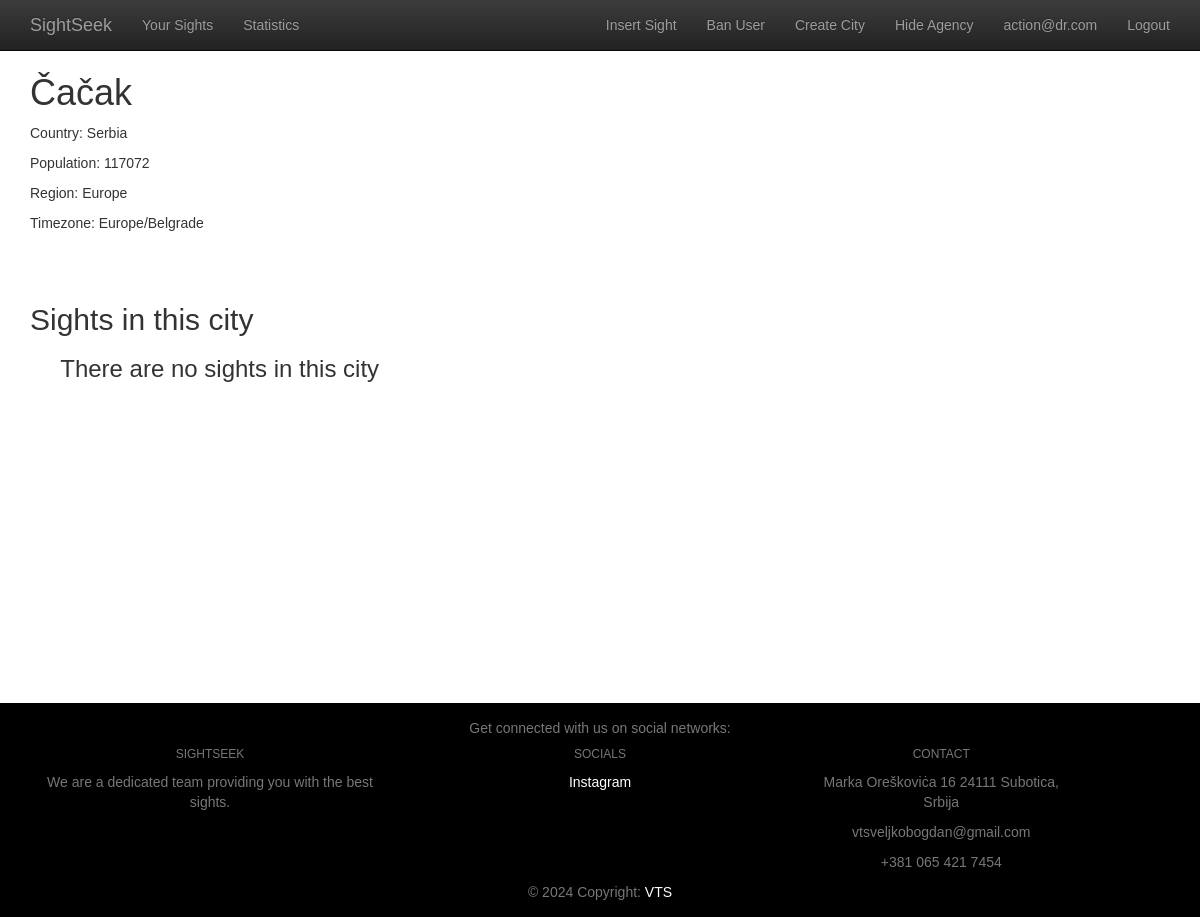
Page /city.php?id=63 (signed in) on the committed database.
### tables this page shows
CREATE TABLE `cities` (
  `id_city` int(32) NOT NULL,
  `name` varchar(255) NOT NULL,
  `country` varchar(255) NOT NULL,
  `population` int(255) NOT NULL,
  `region` varchar(255) NOT NULL,
  `timezone` varchar(32) DEFAULT NULL,
  `image` varchar(255) DEFAULT NULL,
  `latitude` varchar(32) NOT NULL,
  `longitude` varchar(32) NOT NULL
);

### city.php (the view, shortened to what this page needs)
<?php
require_once "snippets/ban_check.php";
?>
<!DOCTYPE html>
<html lang="en">
<head>
    <?php include_once('snippets/links.php'); ?>
</head>
<body>
<?php include('snippets/header.php'); ?>
<?php
if (isset($_GET['id']) && is_numeric($_GET['id']) && $_GET['id'] >= 0) {
    $id = $_GET['id'];
    $query = $pdo->query('SELECT * FROM cities WHERE id_city = ' . $id);
    echo "<div class='container city-info'>";
    while ($row = $query->fetch(PDO::FETCH_ASSOC)) {
        echo '<h1 style="display: inline-block">'.$row['name'].'</h1><br>';
        echo '<p> Country: '.$row['country'].'</p>';
        echo '<p> Population: '.$row['population'].'</p>';
        echo '<p> Region: '.$row['region'].'</p>';
        echo '<p> Timezone: '.$row['timezone'].'</p><br>';
    }
    $sql = $pdo->query('SELECT * FROM sights WHERE id_city =' . $id);
    echo "<br><h2>Sights in this city</h2>";
    if($sql->rowCount() != 0){
        while ($row = $sql->fetch(PDO::FETCH_ASSOC)) {
            echo '<a class="recommended-cities-a" href="sight.php?id='.$row["id_sight"].'">';
            echo "<div class='recommended-cities city-card'>";
            echo '<h1>'.$row['name'].'</h1><br>';
            echo '<p> Location: '.$row['address'].'</p>';
            echo '<p> Hours: '.$row['hours'].'</p>';
            echo '<p> Fee: '.$row['fee'].'</p>';
            echo '<p> Status: '.$row['status'].'</p><br>';
            echo '<p class="description"> Description: '.$row['description'].'</p><br>';
            echo "</div></a>";
        }
    }
    else{
        echo "<h3>&emsp; There are no sights in this city</h3>";
    }
    echo "</div>";
}
else header("Location: index.php");
?>
<?php include('snippets/footer.php'); ?>
</body>
</html>

### style.css (style rules this page uses)
body { font-family: Helvetica, sans-serif; margin: 40pt 0 0; }
.city-info { min-height: 650px; }

### rows in the picture
cities: name "Čačak", country "Serbia", population "117072", region "Europe", timezone "Europe/Belgrade"

### other values in the picture
$_SESSION['email'] "action@dr.com"
